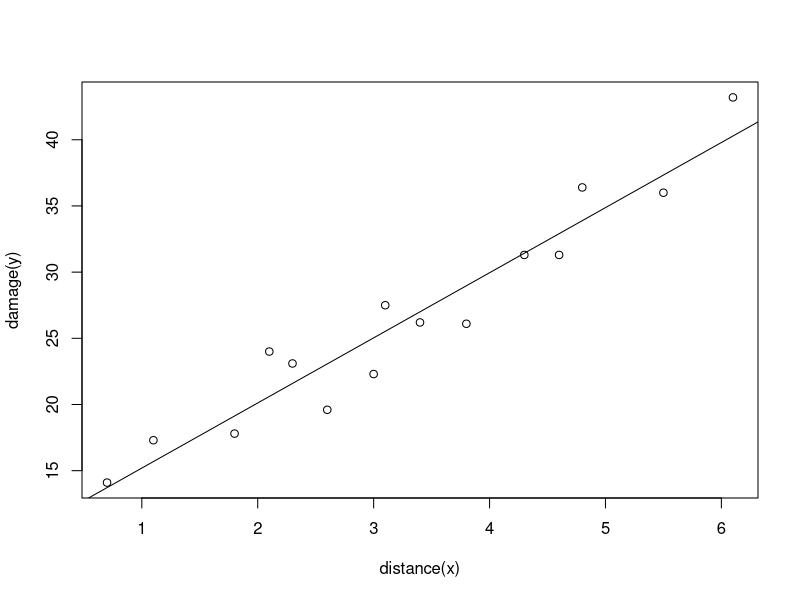

The R script that drew this image:
x<-c(3.4,1.8,4.6,2.3,3.1,5.5,.7,3.0,2.6,4.3,2.1,1.1,6.1,4.8,3.8)
y<-c(26.2,17.8,31.3,23.1,27.5,36,14.1,22.3,19.6,31.3,24,17.3,43.2,36.4,26.1)

firedam<-data.frame(x,y)

plot(x,y, ylab="damage(y)", xlab="distance(x)", )#ylim=c(0,20))
?plot

lm.fit<-lm(y~x,data=firedam)

lm.fit
summary(lm.fit)

#y=10.2779+4.9193x #error not included in squares model

abline(lm.fit)

